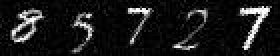
#> input picture assignment3/ocr_project/datasets/short1/im1.jpg, 140 x 28 px (shown 2 times larger)
$ python assignment2.py
#> lines starting #> are read from the running program, lines starting #| are printed output that depends on the picture; long printed decimals are rounded
### assignment3/ocr_project/my_benchmarking/benchmark_assignment2.py
#!/usr/bin/env python3
# -*- coding: utf-8 -*-
"""
Created on Thu Feb 15 17:05:47 2024

@author: magnuso
"""


import glob
import os
import numpy as np
import matplotlib.pyplot as plt


def benchmark_assignment2(seg2feat,datadir, debug = False):
    gtnames = glob.glob(os.path.join(datadir,'*txt'))
    segnames = glob.glob(os.path.join(datadir,'*npy'))
    segnames.sort()
    gtnames.sort()

    if len(segnames) != len(gtnames):
        print('Not the same number of segments and ground truth text')
        return 0
    else:
        allX = np.zeros((0,0))
        allY = str()
        for (segname,gtname) in zip(segnames,gtnames):
            Sgt = np.load(segname)

            gt_file = open(gtname,'r')
            gt = gt_file.read()
            gt = gt[:-1] # remove newline character
            gt_file.close()

            if len(gt) == len(Sgt):
                allY = allY + gt
                for i in range(len(gt)):
                    f = seg2feat(Sgt[i])
                    allX = np.hstack((allX,f)) if allX.size else f


        if debug:
            U,_ ,_ = np.linalg.svd(allX)
            allX_red = np.transpose(U[:,0:2])@allX
            plt.plot()
            for i in range(len(allY)):
                plt.text(allX_red[0,i],allX_red[1,i],allY[i])

            plt.xlim(allX_red[0,:].min(),allX_red[0,:].max())
            plt.ylim(allX_red[1,:].min(),allX_red[1,:].max())
            plt.show()

        return (allX,allY)

### assignment3/ocr_project/assignment2.py
#!/usr/bin/env python3
# -*- coding: utf-8 -*-
"""
Created on Tue Feb 13 11:37:56 2024

@author: magnuso
"""

import os
import matplotlib.pyplot as plt
import numpy as np

from my_benchmarking.benchmark_assignment2 import benchmark_assignment2


def im2segment(im):
    # return a list of true/false images of the same size as im
    # This is a bad test implementation, please change to your code!

    nrofsegments = 5 # could vary, probably you should estimate this
    m,n = im.shape # image size
    S = []
    for kk in range(nrofsegments):
        S =  S + [np.random.rand(m,n)<0.5] # this is not a good segmentation method...

    return S


def segment2feature(Si):
    # return a feature vector (array with size nx1)
    # This is a bad test implementation, please change to your code!
    nrofeatures = 7
    features = np.random.rand(nrofeatures,1)
    return features


if __name__ == "__main__":
    thisdir = os.path.dirname(os.path.realpath(__file__))
    datadir = os.path.join(thisdir, 'datasets', 'short1')

    # read example image
    im = plt.imread(os.path.join(datadir, 'im1.jpg'))
#> im is the input picture: shape (28, 140); min 0, max 255, mean 25.7


    # segment example image
    S = im2segment(im)
#> S = 5 items

    # calculate feature vector for one of the segments
    Si = S[2]
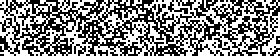
#> Si: shape (28, 140) bool (shown 2 times larger); 51.2% white; black in thin lines or dots
    f = segment2feature(Si)
#> f = [0.332, 0.926, 0.839, 0.916, 0.206, 0.752, 0.0694]
    print(f)
#| [[0.3322]
#|  [0.9259]
#|  [0.8393]
#|  [0.9163]
#|  [0.2058]
#|  [0.7524 ]
#|  [0.06942]]


    # Benchmark your feature extractor routine on all images
    # The routine extracts features for all images in the dataset
    # and extracts features. It returns all features and the corresponding labels
    # im allX and allY respectively.
    # The routine also plots a 2d projection of your features
    # Hopefully the graph should separate the numbers in a good way

    debug = True
    allX,allY = benchmark_assignment2(segment2feature,datadir,debug)
#> (the run stopped early here; a loop or call above may not have finished)
